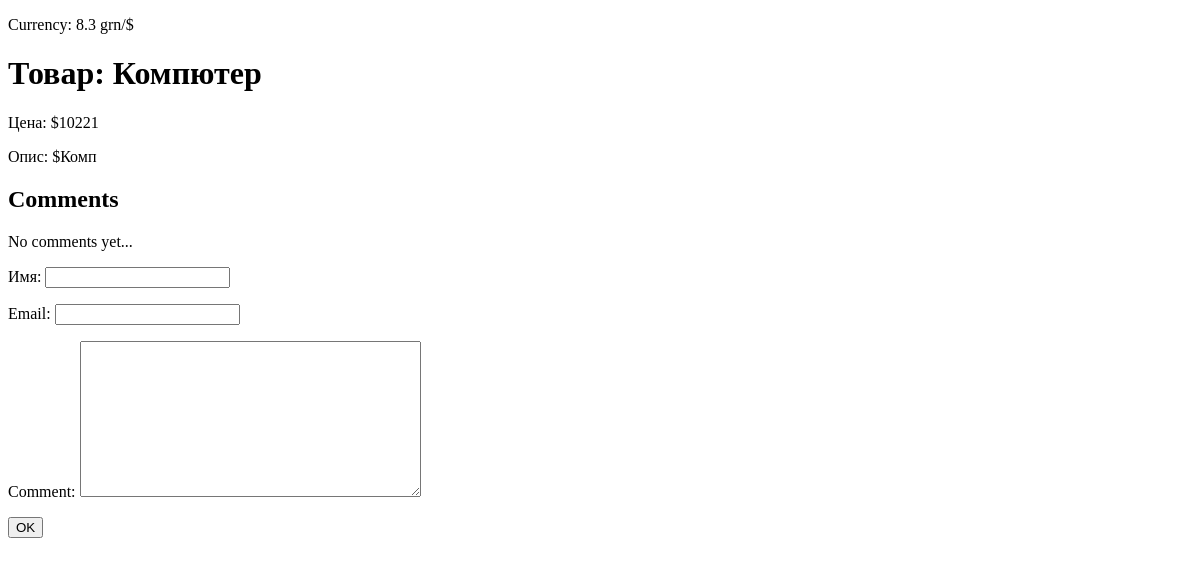
The page /products/detail/1 on the database as committed earlier.
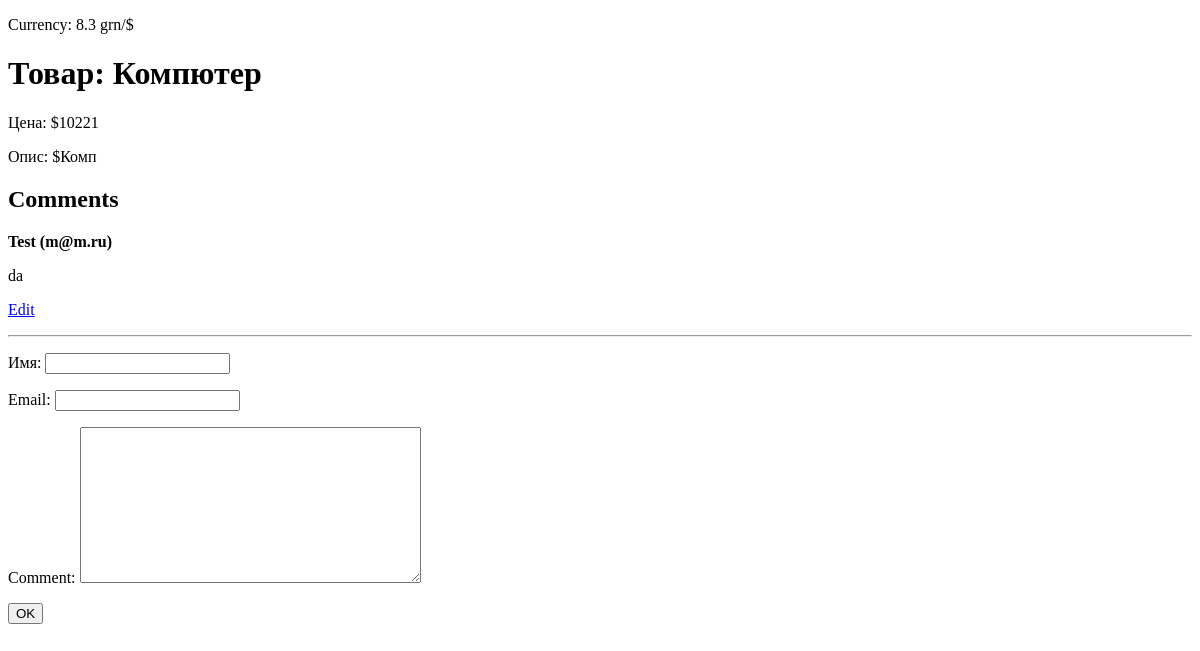
The same page on the database as committed later.
### products/models.py (models this page shows)
class Comment(models.Model):
    name = models.CharField("Имя", max_length=25)
    email = models.EmailField('Email')
    comment = models.TextField()
    product = models.ForeignKey(Product)

### products/views.py (the view, shortened to what this page needs)
# urls.py: url(r'^detail/(?P<product_id>\d+)', detail),
def detail(request, product_id):
    product = get_object_or_404(Product, pk=int(product_id))
    comments = Comment.objects.filter(product=product)
    form = CommentForm()
    return render(request, 'detail.html', {
        'product': product,
        'form': form,
        'comments': comments,
        'messages': messages.get_messages(request)
    })

### products/forms.py (shortened to what this page needs)
class CommentForm(forms.Form):
    name = forms.CharField(label='Имя')
    email = forms.EmailField(label='Email')
    comment = forms.CharField(widget=forms.Textarea)

### products/context_proccessor.py (called while the page is built)
def get_rate(request):
    return {'rate' : 8.3 }

### products/templates/detail.html (shortened to what this page needs)
{% extends 'index.html' %}
{% block content %}
<h1>Товар: {{product.name}} </h1>
<p>Цена: ${{product.price}}</p>
<p>Опис: ${{product.desc}}</p>
<h2>Comments</h2>
<p>
    {% for comment in comments %}
    <p><b>{{comment.name}} ({{comment.email}})</b><p>
    <p>{{comment.comment}}<p>
    <p><a href="/products/edit/{{comment.id}}">Edit</a></p>
 <hr>
    {% empty %}
    No comments yet...
    {% endfor %}
</p>
<form method="post">
{{ form.as_p }}
    <input type="submit" value="OK">
</form>
{% endblock %}

Rows that differ between the two databases and show on the page:
added Comment: name "Test", email "m@m.ru", comment "da"
Other text that changed with them:
text no longer shown: "No comments yet..."
